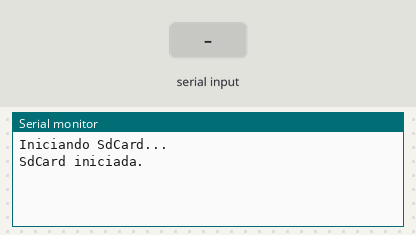
Simulated run of this sketch. Board: ESP8266 (Wemos D1 mini). Parts: the last lines printed to the serial monitor. The inputs (shaded band) are chosen by the test bench. Storage starts empty.

Above: at 1.2 s.
1.3 s: "1\n" received over Serial
At 2.1 s:
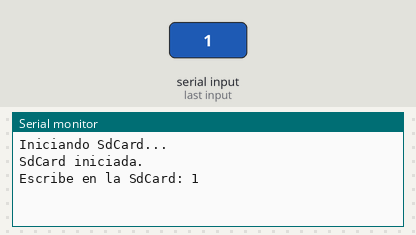
2.8 s: "0\n" received over Serial
At 3.5 s:
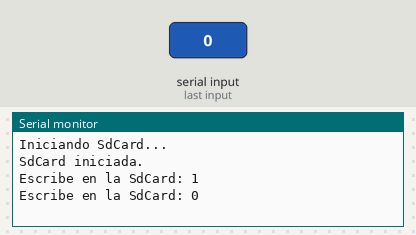
4.3 s: "2\n" received over Serial
At 5.8 s:
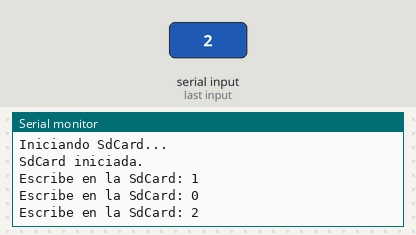

The sketch:

SD_File_Write.ino
```cpp
// Escribe en el Monitor Serie y se guarda
// en una archivo de la SdCard.

//  SD Card Pinout:
/*          ____________________
 *         /   ._._._._._._._._.|
 *        / ._.                 |
 *        |  9  1 2 3 4 5 6 7 8 |
 *        |                     |
 *        |                     |
 *        |                     |
 *        |                     |
 *        |                     |
 *        |                     |
 *        -----------------------
 */

//SD Card pin     Microcontroller pin       NodeMCU pin
//     1              SPI CS                    D8
//     2              SPI MOSI                  D7
//     3              Ground                    G
//     4              VCC (3.3V in)             3V
//     5              SPI SCLK                  D5
//     6              Ground (shared with 3)    G
//     7              SPI MISO                  D6
//     8                 (NC)
//     9                 (NC)


#include <SD.h>
const int CS = D8; // Para el NodeMcu
// const int CS = 4; // Para el Arduino y Wemos
File miarchivo;

void setup() {
Serial.begin(115200);

  Serial.println("Iniciando SdCard...");
  if (!SD.begin(CS)) {
    Serial.println("Error al iniciar.");
    return;
  }
    Serial.println("SdCard iniciada.");
}

char rx_byte = 0;
String rx_str = "";

void loop() {
miarchivo = SD.open("escribir.txt", FILE_WRITE); // Abre el archivo.

if (Serial.available() > 0) { // ¿Hay algún caracter en el Monitor Serie?
    rx_byte = Serial.read(); // Toma el caracter.
    rx_str += rx_byte; // Va uniendo los caracteres escritos.

    if (rx_byte == '\n') {
          if (miarchivo) {
            Serial.print("Escribe en la SdCard: ");
            Serial.print(rx_str);
            miarchivo.print(rx_str);
                      }
    rx_str = "";
}
}
miarchivo.close(); // Cierra el archivo.
}
```

Measured:
- after the input at 1.3 s, the serial monitor: prints a new line at once (image 1)
- after the input at 2.8 s, the serial monitor: prints a new line at once (image 2)
- after the input at 4.3 s, the serial monitor: prints a new line at once (image 3)
